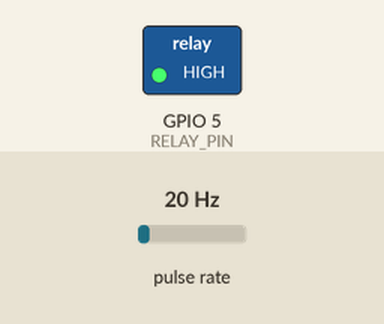
The sketch below on a simulated ESP32. Parts: switched loads named in the sketch (green lamp = pin HIGH). Wiring (inferred from the names in the program): pulse sensor: data GPIO 14. The test bench sets the inputs (shaded band); at power-on: pulse rate 20 Hz. WiFi joins after 1.5 s; servers stay silent unless stated; uploads are accepted with an empty reply; the local clock reads 2024-03-15 10:24:30 at power-on unless the sketch sets it; what the sketch prints to the serial monitor is not drawn.

Above: at 3.2 s.
3.3 s: pulse rate (sensor on GPIO 14) set to 100 Hz
5.9 s: pulse rate (sensor on GPIO 14) set to 4 Hz
At 18.8 s:
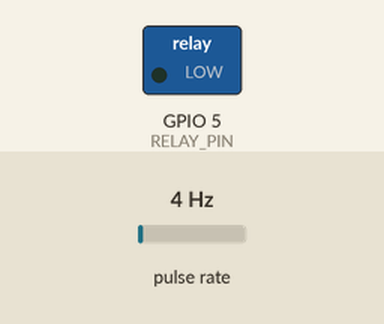
Timing chart, 0 to 19.1 s (numbered marks = the images above; inputs shaded):
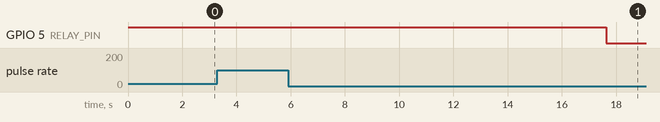

Measured:
- after the input at 3.3 s, every drawn part: stays the same
- after the input at 5.9 s, GPIO 5 (RELAY_PIN): HIGH → LOW after 11.7 s instead of 4.5 s

The sketch:

PIENSA_VERDADERO.ino
```cpp
#include <WiFi.h>
#include <HTTPClient.h>
#include <time.h>

#define SENSOR_PIN 14  // Pin del sensor de flujo
#define RELAY_PIN 5     // Pin del relé que controla la válvula

const char* ssid = "TP-Link_8EBD";
const char* password = "68399658";
const char* serverName = "http://192.168.0.103:3000/sensor";
const char* valveStatusEndpoint = "http://192.168.0.103:3000/sensor/valve-status";

volatile int pulseCount = 0;
float flowRate = 0.0;
float totalLiters = 0.0;
unsigned long lastTime = 0;
unsigned long lowFlowStart = 0; // Tiempo en el que inicia flujo bajo
unsigned long highFlowStart = 0; // Tiempo en el que inicia flujo alto
bool isValveClosed = false;

void IRAM_ATTR countPulses() {
    pulseCount++;
}

void setup() {
    Serial.begin(115200);
    pinMode(SENSOR_PIN, INPUT_PULLUP);
    pinMode(RELAY_PIN, OUTPUT);

    attachInterrupt(digitalPinToInterrupt(SENSOR_PIN), countPulses, FALLING);

    // Iniciar la válvula abierta
    digitalWrite(RELAY_PIN, HIGH);
    Serial.println("Electroválvula: ABIERTA");

    // Conectar a WiFi
    WiFi.begin(ssid, password);
    while (WiFi.status() != WL_CONNECTED) {
        delay(1000);
        Serial.println("Connecting to WiFi...");
    }
    Serial.println("Connected to WiFi");

    // Configurar el tiempo
    configTime(-5 * 3600, 0, "pool.ntp.org", "time.nist.gov");
}

String getFormattedTime() {
    time_t now;
    struct tm timeinfo;
    if (!getLocalTime(&timeinfo)) {
        Serial.println("Failed to obtain time");
        return "";
    }
    char timeStringBuff[50];
    strftime(timeStringBuff, sizeof(timeStringBuff), "%Y-%m-%dT%H:%M:%S-05:00", &timeinfo);
    return String(timeStringBuff);
}

void checkValveStatus() {
    if (WiFi.status() == WL_CONNECTED) {
        HTTPClient http;
        http.begin(valveStatusEndpoint);
        int httpResponseCode = http.GET();


        if (httpResponseCode > 0) {
            String response = http.getString();
            Serial.println("Respuesta del servidor: " + response);

            // Parsear la respuesta de manera más robusta
            if (response.indexOf("true") != -1) {
                // Forzar la apertura de la válvula independientemente del estado anterior
                digitalWrite(RELAY_PIN, HIGH);
                isValveClosed = false;
                lowFlowStart = 0;  // Reiniciar detectores de flujo
                highFlowStart = 0;
                Serial.println("✅ Válvula ABIERTA por comando del servidor");
            } else if (response.indexOf("false") != -1) {
                digitalWrite(RELAY_PIN, LOW);
                isValveClosed = true;
                Serial.println("❌ Válvula CERRADA por comando del servidor");
            }
        }
        http.end();
    } else {
        Serial.println("Error: No hay conexión WiFi");
    }
}

void loop() {
    if (millis() - lastTime >= 1000) { // Calcular cada 1 segundo
        detachInterrupt(SENSOR_PIN);

        // Conversión de pulsos a flujo (YF-S201: 1 pulso = 2.25 ml)
        flowRate = (pulseCount / 4.5); // ml/s
        float liters = flowRate / 1000.0; // Convertir a litros
        totalLiters += liters;

        Serial.print("Flujo actual: ");
        Serial.print(flowRate);
        Serial.print(" mL/s | ");
        Serial.print(liters);
        Serial.print(" L/s | Total: ");
        Serial.print(totalLiters);
        Serial.println(" L");


// --- Lógica para el control de la válvula ---
if (flowRate >= 20) {  // Si el flujo supera 20 mL/s
    if (highFlowStart == 0) {
        highFlowStart = millis();  // Guardar el tiempo de inicio del flujo alto
        Serial.println("⚠️ Detectando flujo alto... iniciando conteo");
    } else if (millis() - highFlowStart >= 5000) {  // Si han pasado 5 segundos seguidos
        digitalWrite(RELAY_PIN, LOW);  // Cerrar válvula
        isValveClosed = true;
        Serial.println("❌ ¡ALERTA! Consumo excesivo detectado. CERRANDO VÁLVULA ❌");

        // Enviar actualización al servidor
        HTTPClient http;
        http.begin(serverName);
        http.addHeader("Content-Type", "application/json");
        String jsonData = "{\"timestamp\":\"" + getFormattedTime() +
                         "\",\"leak_status\":false,\"high_consumption\":true," +
                         "\"valve_status\":false,\"location\":\"baño\",\"user_id\":1," +
                         "\"flowRate\":" + String(flowRate) +
                         ",\"totalLiters\":" + String(totalLiters) + "}";
        http.POST(jsonData);
        http.end();
    }
} else {
    if (highFlowStart != 0) {
        Serial.println("Flujo alto normalizado, reiniciando conteo");
    }
    highFlowStart = 0;  // Reiniciar contador de flujo alto
}

// Detección de fugas (flujo bajo constante)
if (flowRate > 0 && flowRate < 83.33) {  // Flujo bajo detectado
    if (lowFlowStart == 0) {
        lowFlowStart = millis();  // Guardar el tiempo de inicio del flujo bajo
        Serial.println("⚠️ Detectando posible fuga... iniciando conteo");
    } else if (millis() - lowFlowStart >= 15000) {  // Si han pasado 15 segundos seguidos
        digitalWrite(RELAY_PIN, LOW); // Cerrar válvula
        isValveClosed = true;
        Serial.println("⚠️ ¡ALERTA! Posible fuga detectada. CERRANDO VÁLVULA ⚠️");

        // Enviar actualización al servidor
        HTTPClient http;
        http.begin(serverName);
        http.addHeader("Content-Type", "application/json");
        String jsonData = "{\"timestamp\":\"" + getFormattedTime() +
                         "\",\"leak_status\":true,\"high_consumption\":false," +
                         "\"valve_status\":false,\"location\":\"baño\",\"user_id\":1," +
                         "\"flowRate\":" + String(flowRate) +
                         ",\"totalLiters\":" + String(totalLiters) + "}";
        http.POST(jsonData);
        http.end();
    }
} else {
    if (lowFlowStart != 0) {
        Serial.println("Flujo bajo normalizado, reiniciando conteo");
    }
    lowFlowStart = 0; // Reiniciar contador de flujo bajo
}

// Solo mantener la válvula abierta si no hay condiciones de alarma
if (flowRate == 0 || (flowRate >= 83.33 && flowRate < 100)) {  // Flujo normal
    if (!isValveClosed) {
        digitalWrite(RELAY_PIN, HIGH);  // Mantener válvula abierta
        Serial.println("Electroválvula: ABIERTA ✅");
    }
}

        // Enviar datos al backend
        if (WiFi.status() == WL_CONNECTED) {
            HTTPClient http;
            http.begin(serverName);
            http.addHeader("Content-Type", "application/json");

            String timestamp = getFormattedTime();

            bool leak_status = (flowRate > 0 && flowRate < 20); // Reducimos el umbral para detectar fugas
            bool high_consumption = (flowRate >= 50); // Ajustamos el umbral de consumo alto

            String jsonData = "{\"timestamp\":\"" + timestamp + "\",\"leak_status\":" + (leak_status ? "true" : "false") + ",\"high_consumption\":" + (high_consumption ? "true" : "false") + ",\"valve_status\":" + (!isValveClosed ? "true" : "false") + ",\"location\":\"Baño Principal\",\"user_id\":1,\"flowRate\":" + String(flowRate) + ",\"totalLiters\":" + String(totalLiters) + "}";


            int httpResponseCode = http.POST(jsonData);

            if (httpResponseCode > 0) {
                String response = http.getString();
                Serial.println(httpResponseCode);
                Serial.println(response);
            } else {
                Serial.print("Error on sending POST: ");
                Serial.println(httpResponseCode);
            }

            http.end();
        }

        pulseCount = 0;
        lastTime = millis();
        attachInterrupt(digitalPinToInterrupt(SENSOR_PIN), countPulses, FALLING);
    }

    // Verificar el estado de la válvula cada 2 segundos
    static unsigned long lastValveCheck = 0;
    if (millis() - lastValveCheck >= 2000) {
        lastValveCheck = millis();
        checkValveStatus();

        // Imprimir estado actual para debug
        Serial.print("Estado actual de la válvula: ");
        Serial.println(isValveClosed ? "CERRADA" : "ABIERTA");
    }
}
```
